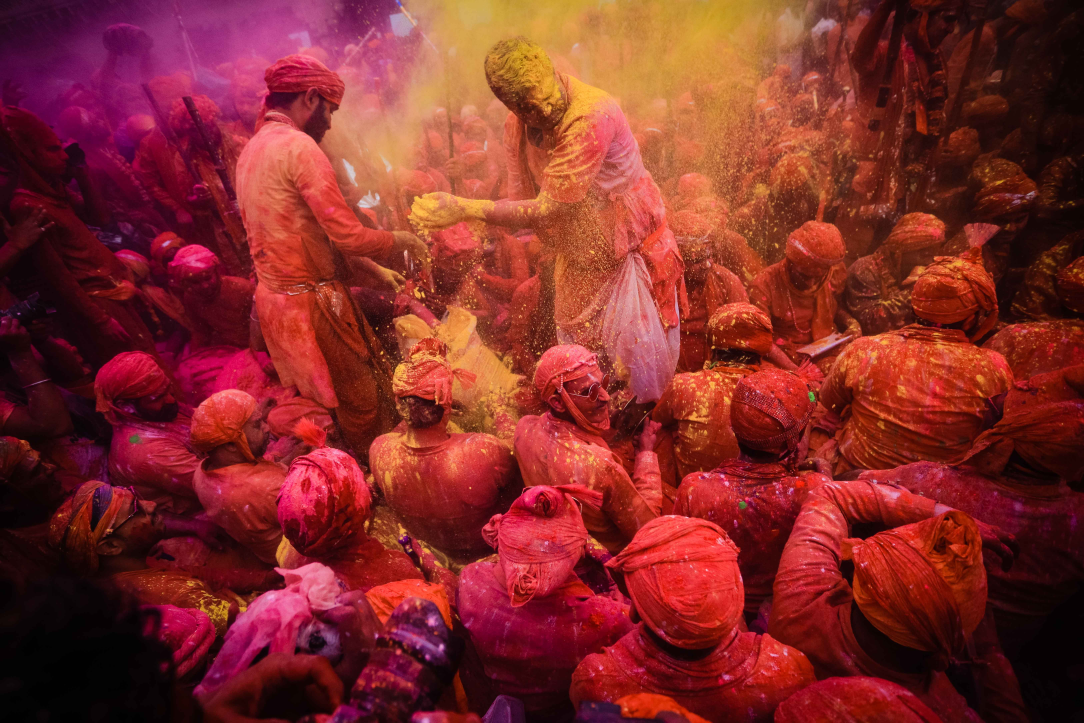
#> input picture pic_3.jpg, 6504 x 4336 px (shown at 1/6 size)
$ python detect.py
#> lines starting #> are read from the running program, lines starting #| are printed output that depends on the picture
import pandas as pd
import cv2

image = "pic_3.jpg"
csv_file = "colors.csv"

index = ['color', 'color_name', 'hex', 'R', 'G', 'B']
df = pd.read_csv(csv_file, names=index, header=None)
#> (reads colors.csv from the repository)

img = cv2.imread(image)
#> img is the input picture: shape (4336, 6504, 3); mean B, G, R 40.2, 43.1, 129.5
img = cv2.resize(img, (800,600))
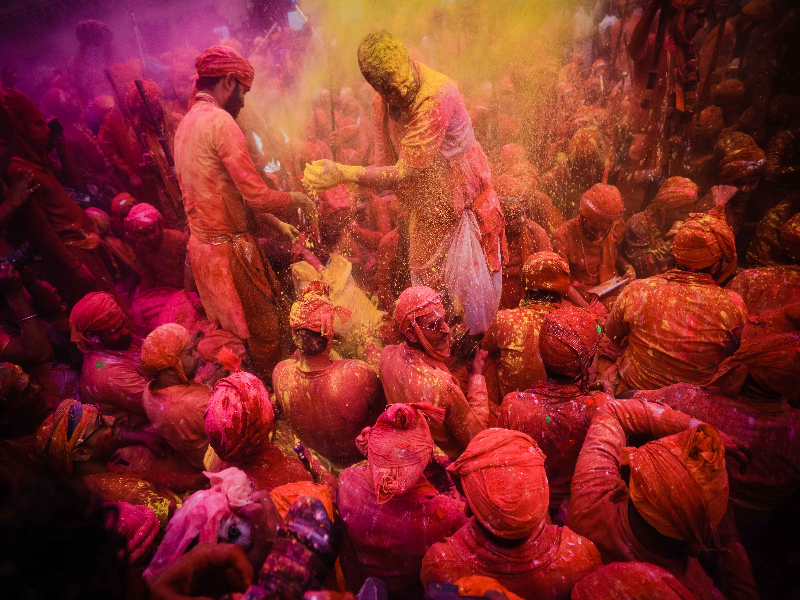
#> img: shape (600, 800, 3); mean B, G, R 40.1, 43.1, 129.4

clicked = False
red = green = blue = xposn = yposn = 0

def get_color_name(R,G,B):
	minimum = 1000
	for i in range(len(df)):
		d = abs(R - int(df.loc[i,'R'])) + abs(G - int(df.loc[i,'G'])) + abs(B - int(df.loc[i,'B']))
		if d <= minimum:
			minimum = d
			cname = df.loc[i, 'color_name']

	return cname

def draw_function(event, x, y, flags, params):
	if event == cv2.EVENT_LBUTTONDBLCLK:
		global blue, green, red, xposn, yposn, clicked
		clicked = True
		xposn = x
		yposn = y
		blue, green, red = img[y,x]
		blue = int(blue)
		green = int(green)
		red = int(red)

cv2.namedWindow('image')
cv2.setMouseCallback('image', draw_function)

while True:
	cv2.imshow('image', img)
	if clicked:
		cv2.rectangle(img, (20,20), (600,60), (blue, green, red), -1)
		text = get_color_name(red, green ,blue) + ' R=' + str(red) + ' G=' + str(green) + ' B=' + str(blue)
		cv2.putText(img, text, (50,50), 2,0.8, (255,255,255),2,cv2.LINE_AA)

		if red + green + blue >=600:
			cv2.putText(img, text, (50,50), 2,0.8, (0,0,0),2,cv2.LINE_AA)

	if cv2.waitKey(20) & 0xFF == 27:
#> (key Esc is pressed here)
		break

cv2.destroyAllWindows()
